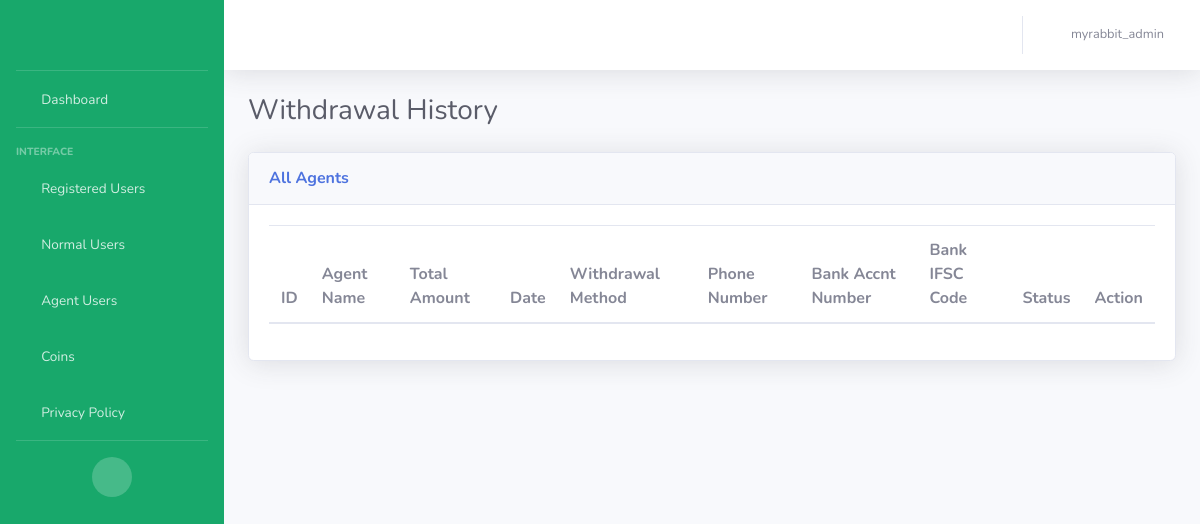
Page /history_agent_user (signed in) on the earlier database version.
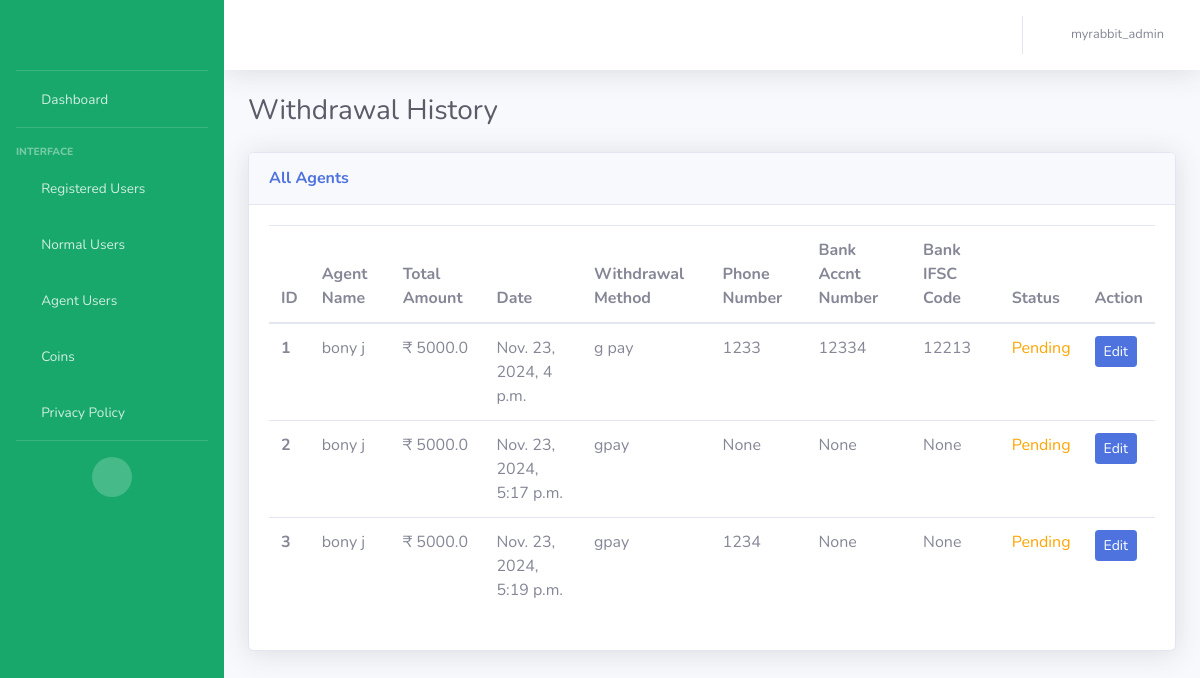
Same page on the later database version.
### my_rabit_app/models.py (models this page shows, shortened)
class WithdrawalHistoryModel(models.Model):
    agentpurchase_id = models.AutoField(primary_key=True)
    agent = models.ForeignKey(CustomerModel, on_delete=models.CASCADE, related_name='withdrawal_requests')
    withdrawal_amount = models.FloatField()
    withdrawal_date = models.DateTimeField(auto_now_add=True)
    withdrawal_method = models.CharField(max_length=20, choices=[
        ('g pay', 'G Pay'),
        ('phone pay', 'Phone Pe'),
        ('bank', 'Bank Transfer'),
    ])
    phone_number = models.CharField(max_length=15, blank=True, null=True)
    bank_account_number = models.CharField(max_length=30, blank=True, null=True)
    bank_ifsc_code = models.CharField(max_length=20, blank=True, null=True)
    status = models.CharField(max_length=20, default='Pending', choices=[
        ('Pending', 'Pending'),
        ('Completed', 'Completed'),
        ('Rejected', 'Rejected')
    ])

class CustomerModel(models.Model):
    NORMAL_USER = 'Normal User'
    AGENT_USER = 'Agent User'
    USER_STATUS_CHOICES = [
        (NORMAL_USER, 'Normal User'),
        (AGENT_USER, 'Agent User'),
    ]
    MALE = 'Male'
    FEMALE = 'Female'
    GENDER_CHOICES = [
        (MALE, 'Male'),
        (FEMALE, 'Female')
    ]
    customer_id = models.AutoField(primary_key=True)
    customer_first_name = models.CharField(max_length=100, blank=False)
    customer_last_name = models.CharField(max_length=100, default="unknown")
    customer_email = models.EmailField(default="unknown")
    customer_phone_number = models.CharField(max_length=50)
    customer_password = models.CharField(max_length=100, default='unknown')
    rating = models.IntegerField(default=0)
    terms_conditions = models.BooleanField(default=False)
    is_online = models.BooleanField(default=False)
    is_engaged = models.BooleanField(default=False)
    is_existing = models.BooleanField(default=False)
    adhaar_no = models.CharField(max_length=50, default="unknown")
    terms_conditions = models.BooleanField(default=False)
    gender = models.CharField(
        max_length=20,
        choices=GENDER_CHOICES,
        null=True
    )
    status = models.CharField(
        max_length=20,
        choices=USER_STATUS_CHOICES,
        default=NORMAL_USER,
    )
    @property
    def rating(self):
        from .models import RatingModel
        rating = RatingModel.objects.filter(agent=self).aggregate(Avg('ratings')).get('ratings__avg')
        return rating if rating is not None else 0

### my_rabit_app/views.py (the view)
# urls.py: path('history_agent_user', views.agent_history, name='history_agent_users'),  # Page for viewing withdrawals of agents
def agent_history(request):
    username = request.session.get('user', None)
    if username is None:
        return redirect('/login')
    agent_history = WithdrawalHistoryModel.objects.all()
    return render(request, 'agentuser_history.html', {'agent_history': agent_history, 'username': username})

### templates/agentuser_history.html (shortened to what this page needs)
{% extends 'base.html' %}
{% block content %}
                <div class="container-fluid">
                    <div class="d-sm-flex align-items-center justify-content-between mb-4">
                        <h1 class="h3 mb-0 text-gray-800">Withdrawal History</h1>
                    </div>
                    <div class="row">
                        <div class="col">
                            <div class="card shadow mb-4">
                                <div
                                    class="card-header py-3 d-flex flex-row align-items-center justify-content-between">
                                    <h6 class="m-0 font-weight-bold text-primary">All Agents</h6>
                                </div>
                                <div class="card-body">
                                    <div class="table-responsive">
                                        <table class="table table-hover all-users">
                                          <thead>
                                            <tr>
                                              <th scope="col">ID</th>
                                              <th scope="col">Agent Name</th>
                                              <th scope="col">Total Amount</th>
                                              <th scope="col">Date</th>
                                              <th scope="col">Withdrawal Method</th>
                                              <th scope="col">Phone Number</th>
                                              <th scope="col">Bank Accnt Number</th>
                                              <th scope="col">Bank IFSC Code</th>
                                              <th scope="col">Status</th>
                                              <th scope="col">Action</th>
                                            </tr>
                                          </thead>
                                          <tbody>
                                            {% for history in agent_history %}
                                            <tr>
                                              <th scope="row">{{ forloop.counter }}</th>
                                              <td>{{history.agent.customer_first_name}} {{history.agent.customer_last_name}}</td>
                                              <td>₹ {{history.withdrawal_amount}}</td>
                                              <td>{{history.withdrawal_date}}</td>
                                              <td>{{history.withdrawal_method}}</td>
                                              <td>{{history.phone_number}}</td>
                                              <td>{{history.bank_account_number}}</td>
                                              <td>{{history.bank_ifsc_code}}</td>
                                              <td>
                                                <span style="{% if history.status == 'Pending' %}color: orange;{% elif history.status == 'Completed' %}color: green;{% elif history.status == 'Rejected' %}color: red;{% endif %}">
            {{ history.status }}
        </span>
                                              </td>
                                              <td>
                                                <button class="edit-btn btn btn-primary btn-sm">Edit</button>
                                              </td>
                                            </tr>
                                            {% endfor %}
                                          </tbody>
                                        </table>
                                    </div>
                                </div>
                            </div>
                        </div>
                    </div>
                </div>
         {% endblock %}

### templates/base.html (shortened to what this page needs)
<!DOCTYPE html>
<html lang="en">
<head>
    {% load static %}
    <link href="{% static 'vendor/fontawesome-free/css/all.min.css' %}" rel="stylesheet" type="text/css">
    <link href="{% static 'css/sb-admin-2.min.css' %}" rel="stylesheet">
</head>
<body id="page-top">
    <div id="wrapper">
        <ul class="navbar-nav sidebar sidebar-dark accordion" id="accordionSidebar" style="background-color: #18a86b;">
            <a class="sidebar-brand d-flex align-items-center justify-content-center" href="{% url 'home' %}">
                <div class="logo" style="background-image: url({% static 'img/Myrabbit logo.png' %});"></div>
            </a>
            <hr class="sidebar-divider my-0">
            <li class="nav-item ">
                <a class="nav-link" href="{% url 'home' %}">
                    <i class="fas fa-fw fa-tachometer-alt"></i>
                    <span>Dashboard</span></a>
            </li>
            <hr class="sidebar-divider">
            <div class="sidebar-heading">
                Interface
            </div>
            <li class="nav-item">
                <a class="nav-link" href="{% url 'users' %}">
                    <i class="fas fa-fw fa-table"></i>
                    <span>Registered Users</span></a>
            </li>
            <li class="nav-item">
                <a class="nav-link collapsed"  data-toggle="collapse" data-target="#collapseUtilities"
                    aria-expanded="true" aria-controls="collapseUtilities">
                    <i class="fas fa-fw fa-users"></i>
                    <span>Normal Users</span>
                </a>
            </li>
            <li class="nav-item">
                <a class="nav-link collapsed" data-toggle="collapse" data-target="#collapseUtilities1"
                    aria-expanded="true" aria-controls="collapseUtilities1">
                    <i class="fas fa-fw fa-users"></i>
                    <span>Agent Users</span>
                </a>
            </li>
            <li class="nav-item">
                <a class="nav-link collapsed" href="#" data-toggle="collapse" data-target="#collapseUtilities2"
                    aria-expanded="true" aria-controls="collapseUtilities1">
                    <i class="fas fa-fw fa-coins"></i>
                    <span>Coins</span>
                </a>
            </li>
            <li class="nav-item">
                <a class="nav-link collapsed"
                    aria-expanded="true" aria-controls="collapseUtilities1">
                    <i class="fas fa-fw fa-fingerprint"></i>
                    <span>Privacy Policy</span>
                </a>
            </li>
            <hr class="sidebar-divider">
            <div class="text-center d-none d-md-inline">
                <button class="rounded-circle border-0" id="sidebarToggle"></button>
            </div>
        </ul>
        <div id="content-wrapper" class="d-flex flex-column">
            <div id="content">
                <nav class="navbar navbar-expand navbar-light bg-white topbar mb-4 static-top shadow">
                    <ul class="navbar-nav ml-auto">
                        <li class="nav-item dropdown no-arrow">
                            <a class="nav-link dropdown-toggle" href="#" id="userDropdown" role="button"
                                data-toggle="dropdown" aria-haspopup="true" aria-expanded="false">
                                <i class="fas fa-fw fa-user"></i>
                                <span class="mr-2 d-none d-lg-inline text-gray-600 small">{{username}}</span>
                            </a>
                        </li>
                    </ul>
                </nav>
                {% block content %}
                    {% endblock %}
            </div>
        </div>
    </div>
</body>
</html>

### templates/base.html (style rules this page uses)
.logo { height:4rem; width:8rem; background-position: center; background-size: cover; background-repeat: no-repeat; }

Differences in the rows shown:
now on this page (row edited): WithdrawalHistoryModel: agent.customer_first_name "bony", agent.customer_last_name "j", withdrawal_amount "5000.0", withdrawal_date "Nov. 23, 2024, 4 p.m.", withdrawal_method "g pay", phone_number "1233", bank_account_number "12334", bank_ifsc_code "12213", status "Pending"
now on this page (row edited): WithdrawalHistoryModel: agent.customer_first_name "bony", agent.customer_last_name "j", withdrawal_amount "5000.0", withdrawal_date "Nov. 23, 2024, 5:17 p.m.", withdrawal_method "gpay", phone_number "None", bank_account_number "None", bank_ifsc_code "None", status "Pending"
added WithdrawalHistoryModel: agent.customer_first_name "bony", agent.customer_last_name "j", withdrawal_amount "5000.0", withdrawal_date "Nov. 23, 2024, 5:19 p.m.", withdrawal_method "gpay", phone_number "1234", bank_account_number "None", bank_ifsc_code "None", status "Pending"
